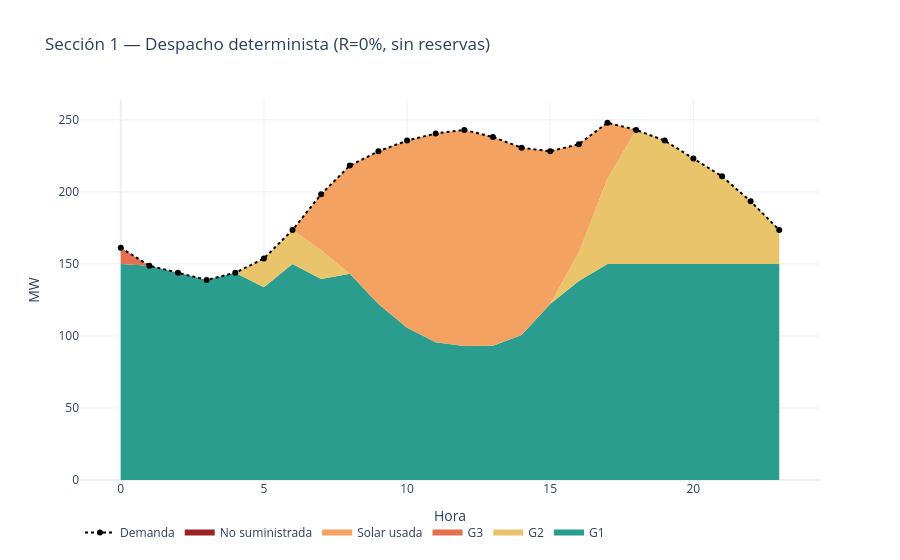
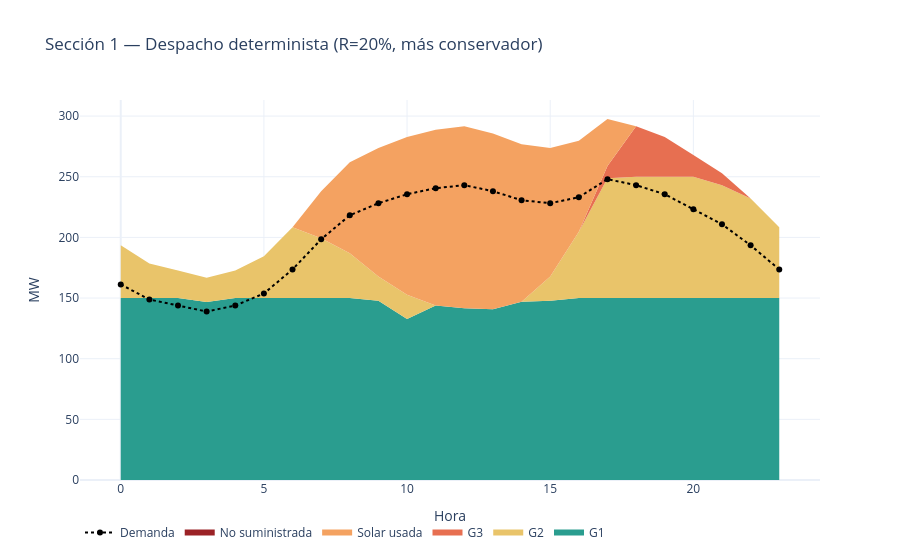

Notebook code for these charts, in order:
### Markdown cell above
## 1.4 Realice las siguientes gráficas:
1) Un diagrama de área apilada para el caso sin reserva (0%) y el caso más conservador (20%) que muestre el aporte de cada unidad térmica, la generación solar utilizada y la Energía No Suministrada (ENS) frente a la curva de demanda.
2) Una comparación visual ( del estado de encendido/apagado de las unidades entre el escenario sin reserva (0%) y el escenario conservador (20%).
3) Un gráfico de barras que compare el costo total de operación del sistema para cada uno de los cuatro márgenes de reserva evaluados.

### Code cell
# Despacho del modelo determinista puro (R=0%)
def plot_despacho_det(res, D_s, titulo):
    """Grafico de area apilada: aporte de cada unidad + solar + ENS vs demanda."""
    fig = go.Figure()
    colores = {"G1": "#2a9d8f", "G2": "#e9c46a", "G3": "#e76f51"}
    for g in G:
        fig.add_scatter(x=T, y=[res["p"][(g, t)] for t in T], name=g,
                        stackgroup="one", mode="none", fillcolor=colores[g])
    fig.add_scatter(x=T, y=[res["ps"][t] for t in T], name="Solar usada",
                    stackgroup="one", mode="none", fillcolor="#f4a261")
    fig.add_scatter(x=T, y=[res["ell"][t] for t in T], name="No suministrada",
                    stackgroup="one", mode="none", fillcolor="#9b2226")
    fig.add_scatter(x=T, y=D_s, name="Demanda", mode="lines+markers",
                    line=dict(color="black", width=2, dash="dot"))
    fig.update_layout(title=titulo, xaxis_title="Hora", yaxis_title="MW",
                      template="plotly_white", legend=dict(orientation="h"))
    fig.show()

plot_despacho_det(resultados_reserva[0.0], D_base,
                  "Sección 1 — Despacho determinista (R=0%, sin reservas)")

plot_despacho_det(resultados_reserva[0.20], D_base,
                  "Sección 1 — Despacho determinista (R=20%, más conservador)")

### Figure 1 — Plotly figure (JSON) as saved in the notebook; plotly's stock layout.template omitted (floating-point values rounded to 4 significant figures)
{"data": [{"fillcolor": "#2a9d8f", "mode": "none", "name": "G1", "stackgroup": "one", "type": "scatter", "x": [0, 1, 2, 3, 4, 5, 6, 7, 8, 9, 10, 11, 12, 13, 14, 15, 16, 17, 18, 19, 20, 21, 22, 23], "y": [150, 148.8, 143.8, 138.9, 143.8, 133.8, 150, 139.6, 143.2, 122.1, 105.7, 95.67, 93.04, 93.19, 100.7, 122.1, 138.1, 150, 150, 150, 150, 150.0, 150, 150]}, {"fillcolor": "#e9c46a", "mode": "none", "name": "G2", "stackgroup": "one", "type": "scatter", "x": [0, 1, 2, 3, 4, 5, 6, 7, 8, 9, 10, 11, 12, 13, 14, 15, 16, 17, 18, 19, 20, 21, 22, 23], "y": [0, 0, 0, 0, 0, 20, 23.6, 20, 0, 0, 0, 0, 0, 0, 0, 0, 20, 59.18, 93.04, 85.6, 73.2, 60.8, 43.44, 23.6]}, {"fillcolor": "#e76f51", "mode": "none", "name": "G3", "stackgroup": "one", "type": "scatter", "x": [0, 1, 2, 3, 4, 5, 6, 7, 8, 9, 10, 11, 12, 13, 14, 15, 16, 17, 18, 19, 20, 21, 22, 23], "y": [11.2, 0, 0, 0, 0, 0, 0, 0, 0, 0, 0, 0, 0, 0, 0, 0, 0, 0, 0, 0, 0, 0, 0, 0]}, {"fillcolor": "#f4a261", "mode": "none", "name": "Solar usada", "stackgroup": "one", "type": "scatter", "x": [0, 1, 2, 3, 4, 5, 6, 7, 8, 9, 10, 11, 12, 13, 14, 15, 16, 17, 18, 19, 20, 21, 22, 23], "y": [0, 0, 0, 0, 0, 0, 0, 38.82, 75, 106.1, 129.9, 144.9, 150, 144.9, 129.9, 106.1, 75, 38.82, 0, 0, 0, 0, 0, 0]}, {"fillcolor": "#9b2226", "mode": "none", "name": "No suministrada", "stackgroup": "one", "type": "scatter", "x": [0, 1, 2, 3, 4, 5, 6, 7, 8, 9, 10, 11, 12, 13, 14, 15, 16, 17, 18, 19, 20, 21, 22, 23], "y": [0, 0, 0, 0, 0, 0, 0, 0, 0, 0, 0, 0, 0, 0, 0, 0, 0, 0, 0, 0, 0, 0, 0, 0]}, {"line": {"color": "black", "dash": "dot", "width": 2}, "mode": "lines+markers", "name": "Demanda", "type": "scatter", "x": [0, 1, 2, 3, 4, 5, 6, 7, 8, 9, 10, 11, 12, 13, 14, 15, 16, 17, 18, 19, 20, 21, 22, 23], "y": [161.2, 148.8, 143.8, 138.9, 143.8, 153.8, 173.6, 198.4, 218.2, 228.2, 235.6, 240.6, 243.0, 238.1, 230.6, 228.2, 233.1, 248.0, 243.0, 235.6, 223.2, 210.8, 193.4, 173.6]}], "layout": {"legend": {"orientation": "h"}, "title": {"text": "Sección 1 — Despacho determinista (R=0%, sin reservas)"}, "xaxis": {"title": {"text": "Hora"}}, "yaxis": {"title": {"text": "MW"}}}}

### Figure 2 — Plotly figure (JSON) as saved in the notebook; plotly's stock layout.template omitted (floating-point values rounded to 4 significant figures)
{"data": [{"fillcolor": "#2a9d8f", "mode": "none", "name": "G1", "stackgroup": "one", "type": "scatter", "x": [0, 1, 2, 3, 4, 5, 6, 7, 8, 9, 10, 11, 12, 13, 14, 15, 16, 17, 18, 19, 20, 21, 22, 23], "y": [150, 150, 150, 146.7, 150, 150, 150, 150, 150, 147.7, 132.8, 143.8, 141.6, 140.8, 146.9, 147.7, 150, 150, 150, 150, 150, 150, 150, 150]}, {"fillcolor": "#e9c46a", "mode": "none", "name": "G2", "stackgroup": "one", "type": "scatter", "x": [0, 1, 2, 3, 4, 5, 6, 7, 8, 9, 10, 11, 12, 13, 14, 15, 16, 17, 18, 19, 20, 21, 22, 23], "y": [43.44, 28.56, 22.61, 20, 22.61, 34.51, 58.32, 49.26, 36.89, 20, 20, 0, 0, 0, 0, 20, 54.74, 98.78, 100, 100, 100, 92.96, 82.13, 58.32]}, {"fillcolor": "#e76f51", "mode": "none", "name": "G3", "stackgroup": "one", "type": "scatter", "x": [0, 1, 2, 3, 4, 5, 6, 7, 8, 9, 10, 11, 12, 13, 14, 15, 16, 17, 18, 19, 20, 21, 22, 23], "y": [0, 0, 0, 0, 0, 0, 0, 0, 0, 0, 0, 0, 0, 0, 0, 0, 0, 10, 41.65, 32.72, 17.84, 10, 0, 0]}, {"fillcolor": "#f4a261", "mode": "none", "name": "Solar usada", "stackgroup": "one", "type": "scatter", "x": [0, 1, 2, 3, 4, 5, 6, 7, 8, 9, 10, 11, 12, 13, 14, 15, 16, 17, 18, 19, 20, 21, 22, 23], "y": [0, 0, 0, 0, 0, 0, 0, 38.82, 75, 106.1, 129.9, 144.9, 150, 144.9, 129.9, 106.1, 75, 38.82, 0, 0, 0, 0, 0, 0]}, {"fillcolor": "#9b2226", "mode": "none", "name": "No suministrada", "stackgroup": "one", "type": "scatter", "x": [0, 1, 2, 3, 4, 5, 6, 7, 8, 9, 10, 11, 12, 13, 14, 15, 16, 17, 18, 19, 20, 21, 22, 23], "y": [0, 0, 0, 0, 0, 0, 0, 0, 0, 0, 0, 0, 0, 0, 0, 0, 0, 0, 0, 0, 0, 0, 0, 0]}, {"line": {"color": "black", "dash": "dot", "width": 2}, "mode": "lines+markers", "name": "Demanda", "type": "scatter", "x": [0, 1, 2, 3, 4, 5, 6, 7, 8, 9, 10, 11, 12, 13, 14, 15, 16, 17, 18, 19, 20, 21, 22, 23], "y": [161.2, 148.8, 143.8, 138.9, 143.8, 153.8, 173.6, 198.4, 218.2, 228.2, 235.6, 240.6, 243.0, 238.1, 230.6, 228.2, 233.1, 248.0, 243.0, 235.6, 223.2, 210.8, 193.4, 173.6]}], "layout": {"legend": {"orientation": "h"}, "title": {"text": "Sección 1 — Despacho determinista (R=20%, más conservador)"}, "xaxis": {"title": {"text": "Hora"}}, "yaxis": {"title": {"text": "MW"}}}}
